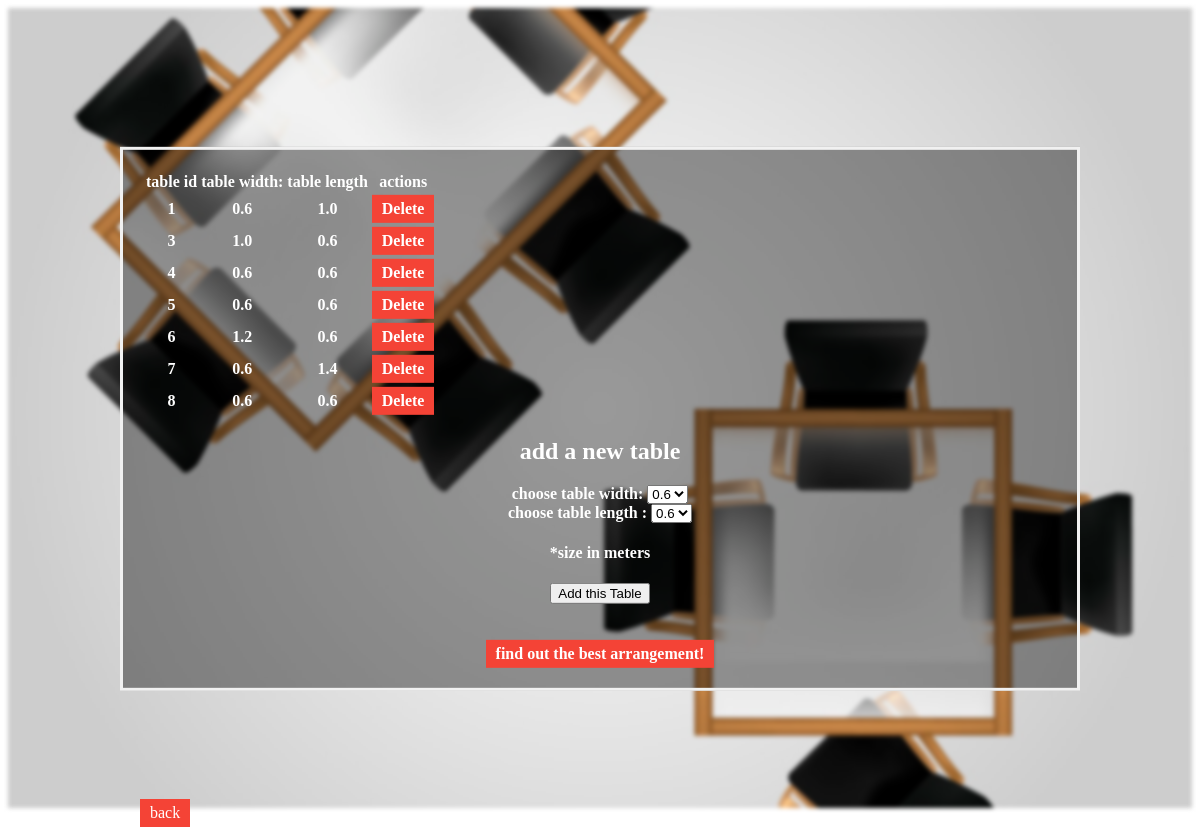
The page /AddTables on the database its author committed.
### app.py (models this page shows)
class Tables(db.Model):  # create model
    id = db.Column(db.Integer, primary_key=True)
    table_width = db.Column(db.String(200), nullable=False)
    table_length = db.Column(db.String(200), nullable=False)

### app.py (the view)
@app.route('/AddTables', methods=['POST', 'GET'])
def add_tables():
    if request.method == 'POST':
        table_width = request.form['table_width']
        table_length = request.form['table_length']
        new_table = Tables(table_width=table_width, table_length=table_length)
        db.session.add(new_table)
        db.session.commit()
        tables = Tables.query.order_by(Tables.id).all()
        return render_template('AddTables.html', tables=tables)
    else:
        tables = Tables.query.order_by(Tables.id).all()  # grab all content from table
        return render_template('AddTables.html', tables=tables)

### app.py (called while the page is built)
@app.after_request
def add_header(r):
    r.headers["Cache-Control"] = "no-cache, no-store, must-revalidate"
    r.headers["Pragma"] = "no-cache"
    r.headers["Expires"] = "0"
    return r

### templates/AddTables.html (shortened to what this page needs)
<!DOCTYPE html>
<html lang="en">
<head>
</head>
<div class="bg-image"></div>
<div class="bg-text">
    {% if tables|length < 1 %}
    <h4> There are no tables, add one below!</h4>
    {% else %}
    <table style="text-align: center">
        <tr>
            <th>table id</th>
            <th>table width:</th>
            <th>table length</th>
            <th>actions</th>
        </tr>
        {% for table in tables %}
        <tr>
            <td>{{ table.id }}</td>
            <td>{{ table.table_width }}</td>
            <td>{{table.table_length}}</td>
            <td>
                <a href="/delete/{{table.id}}">Delete</a>
                <br>
            </td>
        </tr>
        {% endfor %}
    </table>
    {% endif %}
    <h2>add a new table</h2>
    <form action="{{ url_for('add_tables') }}" method="post">
        <label for="table_width">choose table width:</label>
        <select id="table_width" name="table_width">
            <option value="0.6">0.6</option>
        </select>
        <br>
        <label for="table_length">choose table length :</label>
        <select id="table_length" name="table_length">
            <option value="0.6">0.6</option>
        </select>
        <br>
        <h4>*size in meters</h4>
        <input type="submit" value="Add this Table">
    </form>
    <br>
    <br>
    <a href="/result" onclick="$('#loading').show();">find out the best arrangement!</a>
</div>
<div class ="links">
<a href="/ChooseDimensions" onclick="$('#loading').show();">back</a>
</div>
</html>

### templates/AddTables.html (style rules this page uses)
body, html { height: 100%; }
* { box-sizing: border-box; }
.bg-image { background-image: url("../static/top-view-empty-restaurant-tables-with-realistic-design_23-2147921053.jpg"); filter: blur(8px); -webkit-filter: blur(2px); height: 100%; background-position: center; background-repeat: no-repeat; background-size: cover; }
.bg-text { background-color: rgb(0, 0, 0); background-color: rgba(0, 0, 0, 0.4); color: white; font-weight: bold; border: 3px solid #f1f1f1; position: absolute; top: 50%; left: 50%; transform: translate(-50%, -50%); z-index: 2; width: 80%; padding: 20px; text-align: center; }
.links { position: absolute; top: 97%; left: 50%; transform: translate(-50%, -50%); z-index: 2; width: 80%; padding: 20px; }
a:link, a:visited { background-color: #f44336; color: white; padding: 5px 10px; text-align: center; text-decoration: none; display: inline-block; }

### rows shown on the page
Tables: id "1", table_width "0.6", table_length "1.0"
Tables: id "3", table_width "1.0", table_length "0.6"
Tables: id "4", table_width "0.6", table_length "0.6"
Tables: id "5", table_width "0.6", table_length "0.6"
Tables: id "6", table_width "1.2", table_length "0.6"
Tables: id "7", table_width "0.6", table_length "1.4"
Tables: id "8", table_width "0.6", table_length "0.6"
